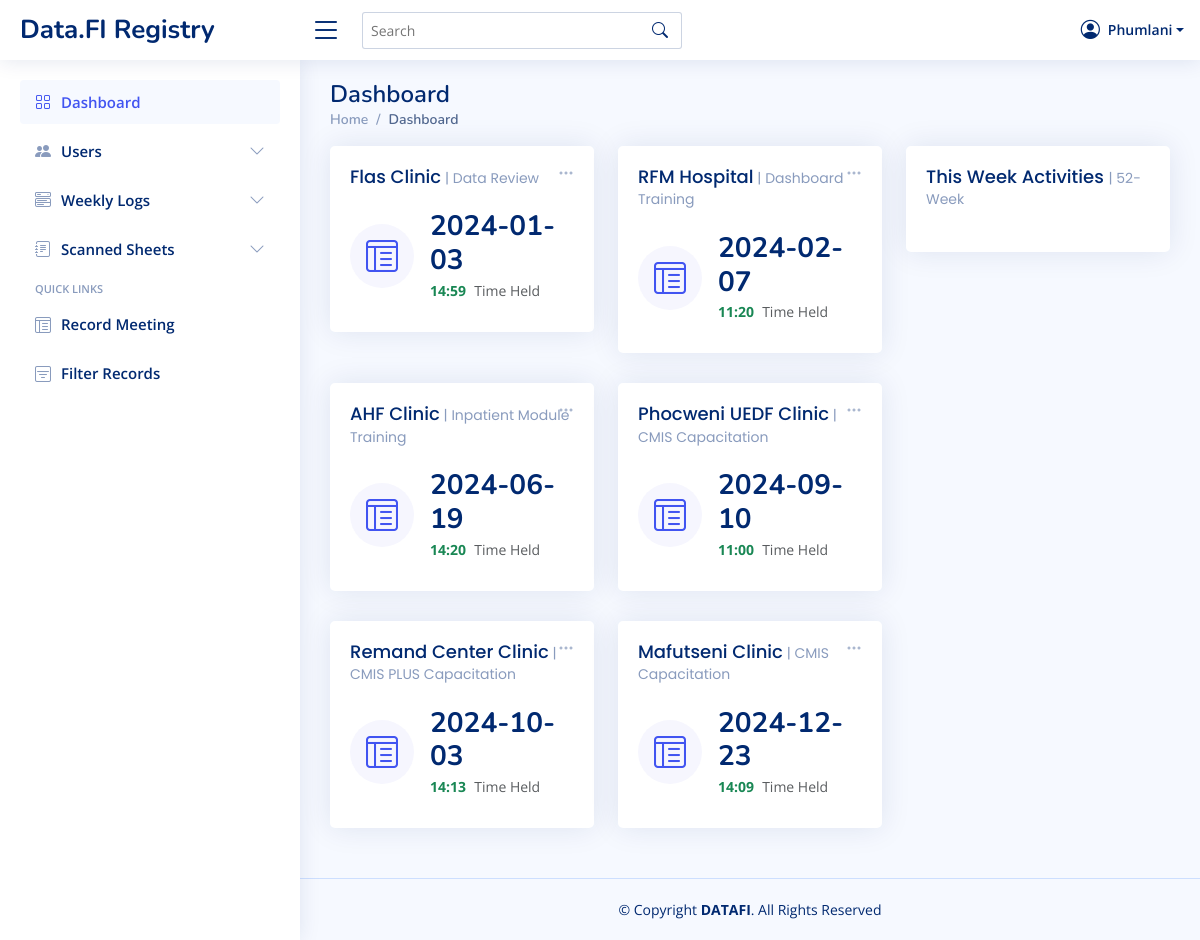
Page /home (signed in) on the committed database.
### app/models.py (models this page shows, shortened)
class Users(db.Model, UserMixin):
  id = db.Column(db.Integer, primary_key=True, autoincrement=True, nullable=False)
  username = db.Column(db.String(255),nullable=False)
  lastname = db.Column(db.String(255),nullable=False)
  password = db.Column(db.String(255),nullable=False)
  email = db.Column(db.String(255),nullable=False)
  role = db.Column(db.String(255),nullable=False)
  phone = db.Column(db.String(255),nullable=False)
  country = db.Column(db.String(255),nullable=False)
  company = db.Column(db.String(255),nullable=False)
  address = db.Column(db.String(255),nullable=False)

class Meetings(db.Model):
  facility_id = db.Column(db.Integer, primary_key=True, autoincrement=True, nullable=False)
  activity = db.Column(db.String(255), nullable=False)
  region = db.Column(db.String(255))
  venue = db.Column(db.String(255))
  date = db.Column(db.String(255),nullable=False)
  time = db.Column(db.String(255), nullable=False)
  facilitators = db.relationship('Facilitators', backref='facilitators', lazy=True)
  participants = db.relationship('Participants', backref='fields', lazy=True)

### app/views.py (the view)
@views.route('/home')
@login_required
def home():
  user = current_user
  current_week, week_days = get_current_week()
  week_schedule = getCurrentDate(current_week)
  year = datetime.datetime.now().year
  thisYear = datetime.datetime(year,6,30).strftime('%Y')
  meetings = Meetings.query.all()
  groupedMeetings = Meetings.query.group_by(Meetings.activity).all()
  healthFacilities = [
    'Flas Clinic','RFM Hospital','Mankayane Hospital','Mafutseni Clinic','Mpuluzi Clinic',
    'AHF Clinic','Hospice At Home','Remand Center Clinic','Phocweni UEDF Clinic','Gcina Garrison Clinic','Women & Men Health Care Clinic',
    'Wellness Center Clinic','Vuvulane Clinic','Vusweni Clinic','Vulamehlo Outreach Site','Tsaneni Clinic','Tobhoyi Clinic',
    'Tobhoyi Outreach Site','TLC-Mbabane Drop-In Center','TLC-Manzini Drop-In Center','TLC-Manzini Drop-In Center',
    'TLC-Miracle Campus Hospital','Tjedze Outreach Site','Tikhuba Clinic','St. Marys Clinic','St. Theresas Clinic','Sulutane Outreach Site',
    'Swaziland Hospice At Home','Tabankulu Estates Clinic','TASC Manzini','TB Center','Tfokotani Clinic',
    'The Children Center Of Excellence','Tholulwazi Outreach','Sisingeni Health Post','Siteki Nazarene Clinic',
    'Sithobela Health Center Wellness','Sitsatsaweni Nazarene Clinic','SOS Clinic (Ekutfokomeni Clinic)','SOS Clinic (Nhlangano)',
    'St. Augustine Outreach','St. Florence Clinic','St. Juliana Clinic','Sbovu Clinic (Mahlangatja)','Sdvokodvo Railway Outreach',
    'Sgangeni Clinic','Sigombeni Nazarene Clinic','Sgcineni Clinic','Sgombeni Red Cross Clinic','Sgombeni Red Cross Clinic',
    'Sihawu Community Clinic','Silele Red Cross Clinic','SimplyAid Medical Services','Sinceni Clinic',
    'Siphocosini Clinic','Siphofaneni Clinic','RFM-MNCH','RFM-NCD','RFM-Private OPD','RSP Clinic','S&P Health Care Center',
    'Salvation Army Clinic (Mbhuluzi)','Sappi Health Center','Satellite Clinic','Shewula Nazaren Clinic','Sibonginkhosi Medical Center',
    'Sibovini Outreach Site','Phunga Clinic','Phuzumoya Railway Outreach','PSI Manzini','Psychiatric Clinic',
    'Psychiatric Hospital National','Regional Mundi Clinic','Remand Prison','RFM-ART','Nyanyali Outreach Site','Nyonyane Clinic',
    'Nzongomane Outreach Site','Othandweni Outreach (Nhlangano)','Our Lady of Sorrows Clinic','Phunga Clinic',
    'Nhlangano Public Health Unit','Nhlangunjani Clinic','Nhlentjeni Clinic','Nkaba Clinic','Nkhalashane Community Clinic',
    'Nkomanzi Clinic','Nkonjwa Clinic','Nkoyoyo UEDF Clinic','Nkwene Clinic','Nsalitje Clinic','Nsingizini UEDF Clinic',
    'Ntfonjeni Clinic','Ngculwini Nazarene Clinic','Ntshanini Clinic','Ngomane Clinic','Ngoni Outreach Site','Ngonini (OSSU) Clinic',
    'Ngonini Estate Clinic','Ngowane Clinic','Ngwavuma UEDF Clinic','Nhlambeni Clinic','Nhlangano Correctional Clinic','Nhlangano H.C Wellness Clinic',
    'Nhlangano Health Center','National Baptist Mission Clinic','Ncabaneni Outreach Site','Ncangosini Outreach Site','Ndabeni Outreach Site','Ndlalane Outreach Site',
    'Ndvwabangeni Nazarene Clinic','Ndzevane Clinic','Ndzingeni Nazarene Clinic','New Haven Clinic','New Thulwane Clinic','New Village Nazarene Clinic','Ngcina Outreeach Site',
    'Ngculwini Nazarene Clinic','Mliba Nazarene Clinic','Mlindazwe UEDF Clinic','Mooihoek Outreach Site','Moti Clinic','Mpaka Railway Clinic','Mphabayi Outreach Site','Mpaka Railway Clinic',
    'Motshane Community Clinic','Mpolonjeni Clinic','Mshingishini Nazarene Clinic','Musi Clinic','Mzipha Outreach Site','Mzipha Outreach Site','National Baptist Mission Clinic','National Events',
    'Mbuluzi UEDF Clinic','Mdzimba UEDF Clinic','Mgababa Outreach Site','Mgazini Clinic','Mhlalweni Outreach','Mhlosheni Clinic','Mhlume Medical Services','Mkhitsini Clinic','Mkhiweni II Outreach Site',
    'Mkhulamini Clinic','Mlawula Railway Outreach','Mliiba Nazarene Clinic','Mawelawela Women Correctional Services Clinic','Mbangweni UEDF Clinic','Mbilaneni Outreach','Mbosi Outreach Site','Mbosi II Outreach',
    'Manzini Health Care','Manzini School Outreach Site','Manzini Town Council','Maphalaleni Clinic','Mashoobeni Clinic','Mathangeni Church Of Christ Clinic','Matsanjeni Wellness','Matsanjeni Health Public Health Unit',
    'Matsanjeni Health Center','Matsapha Central Prison','Matsapha Central Prison','Matsetsa Outreach','Mavalela Clinic','Mavuso Covid-19 Center','Mambane Clinic','Mampempeni Outreach','Mananga Clinic','Mandulo Outreach Site',
    'Mangcongco Clinic','Mangweni Clinic','Manhleka Outreach Site','Mankayane Correctional services Clinic','Mankayane Public Health Unit','Manyeveni Nazarene Clinic','Manzana Clinic','Manzini Government Hospital',
    'Manzini Government wellness Clinic','Manzini Health Care','Mahlandle Clinic','Mahwalala Red Cross Clinic','Malandzela Nazarene Clinic','Malindza Refugee Camp Clinic','Malkerns Family Life  Association','Malkerns Juvenile industrial School Clinic',
    'Malkerns Young Persons Correctional Institution','Mallmed Family Clinic','Maloma Colliery Clinic','Maloyi Clinic','Lubuli Clinic','Lulama Health Clinic','Lushikishini Clinic','Luve Clinic','Luyengo Clinic','Luyengo Students Clinic',
    'Magomba outreach site','Magubheleni Clinic','Maguga Clinic','Magwenya Outreach Site','Mahhoshe Oureach Site','KM III Clinic','Kudvumisa Foundation','Kwaluseni University Clinic','Lamvelase Clinic (Zombodze)','Lamvelase Help Center-AHF',
    'Letindze Outreach Site','Lobamba Clinic','Lomahasha Clinic','Lubane','Ikwezi joy Clinic','JCI (Mphelandzaba) Clinic','Jericho Clinic','Jikani Lambu Medical Center','KaMfishane Clinic','Kaphunga Nazarene Clinic','Ka-Zondwako Clinic',
    'Kholwane I outreach Site','Kholwane II outreach Site','Khuphuka Clinic','King Sobhuza II Health Unit','Hillside Clinic','Hlane clinic','Hope House Palliative Care Center','Horo Clinic','Gebeni Clinic','Gege Clinic','Gilgal Clinic','Giving Life Clinic','Good Shepherd Catholic Hospital Wellness Clinic',
    'Good Sheperd Hospital','Good Sheperd Public Health Center','Gucuka Clinic (formerly outreach site)','Herefords Community Clinic','Hhalane','Ezindwendweni Clinic','Family Care Clinic (Nhlangano)','FHI 360 Manzini','FTM Clinic','G.U Manzini (BLOSSOM)',
    'Gcina UEDF Clinic','Dwaleni Clinic','Dwalile Clinic','Dzakaseni Outreach Site','Ebemmezer Clinic','Ekufikeni Clinic','Ekumeni Outreach Site','Ekuphileni Clinic','Ekuphileni MVA Clinic','Emkhuzweni Health Center','Esweni Outreach Site','Etetsembisweni Clinic',
    'CMIS Events','Correctional Clinic (Bhalekane)','Correction College Staff Clinic','Criminal Lunatic Assylum Clinic','Diabeties Clinic','Dinga Outreach Site','Dr. B.B and R.S GAMA','Dr.Gazi Surgery','Dreamms Outreach Manzini','Dumako Outreach Site',
    'Dvokodvweni Outreach Site','Dvokolwako Health Center','Dvumbe Outreach','Bhudla Clinic','Big Bend Prison Clinic','Bulandzeni Clinic','Bulembu Clinic (Havelock)','Bulunga Nazarene Clinic','Business Center','Cabrini Ministries Health Care',' Cana Mission  Clinic',
    'Carers Corner Clinic',' Casualty Department','Central Medical Stores','Chakaza Emphilweni Clinic','Clicks Clinic Matsapha'
  ]
  sortedList = sorted(healthFacilities)
  return render_template('index.html',facilities=sortedList,meetings=meetings,group_meetings=groupedMeetings,weekSchedule=week_schedule, year=thisYear, week=current_week, days=week_days, user=user)

### app/Templates/index.html (shortened to what this page needs)
<!DOCTYPE html>
<html lang="en">
<head>
    <link href="../static/assets/vendor/bootstrap/css/bootstrap.min.css" rel="stylesheet">
    <link href="../static/assets/vendor/bootstrap-icons/bootstrap-icons.css" rel="stylesheet">
    <link href="../static/assets/vendor/boxicons/css/boxicons.min.css" rel="stylesheet">
    <link href="../static/assets/vendor/quill/quill.snow.css" rel="stylesheet">
    <link href="../static/assets/vendor/quill/quill.bubble.css" rel="stylesheet">
    <link href="../static/assets/vendor/remixicon/remixicon.css" rel="stylesheet">
    <link href="../static/assets/vendor/simple-datatables/style.css" rel="stylesheet">
    <link href="../static/assets/css/style.css" rel="stylesheet">
    <link href="../static/css/style.css" rel="stylesheet">
</head>
<body>
    <header id="header" class="header fixed-top d-flex align-items-center">
        <div class="d-flex align-items-center justify-content-between">
            <a href="/home" class="logo d-flex align-items-center">
                <span class="d-none d-lg-block">Data.FI Registry</span>
            </a>
            <i class="bi bi-list toggle-sidebar-btn"></i>
        </div>
        <div class="search-bar">
            <form class="search-form d-flex align-items-center" method="POST" action="#">
                <input type="text" name="query" placeholder="Search" title="Enter search keyword">
                <button type="submit" title="Search"><i class="bi bi-search"></i></button>
            </form>
        </div>
        <nav class="header-nav ms-auto">
            <ul class="d-flex align-items-center">
                <li class="nav-item dropdown pe-3">
                    <a class="nav-link nav-profile d-flex align-items-center pe-0" href="#" data-bs-toggle="dropdown">
                        <i class="bi bi-person-circle" style="font-size: larger;"></i>
                        <span class="d-none d-md-block dropdown-toggle ps-2">{{user.username}}</span>
                    </a>
                </li>
            </ul>
        </nav>
    </header>
    <aside id="sidebar" class="sidebar">
        <ul class="sidebar-nav" id="sidebar-nav">
            <li class="nav-item">
                <a class="nav-link " href="/home">
                    <i class="bi bi-grid"></i>
                    <span>Dashboard</span>
                </a>
            </li>
            <li class="nav-item">
                <a class="nav-link collapsed" data-bs-target="#tables-nav" data-bs-toggle="collapse" href="#">
                    <i class="bi bi-people-fill" style="font-size: 1rem;"></i><span>Users</span><i
                        class="bi bi-chevron-down ms-auto"></i>
                </a>
            </li>
            <li class="nav-item">
                <a class="nav-link collapsed" data-bs-target="#components-nav" data-bs-toggle="collapse" href="#">
                    <i class="bi bi-menu-button-wide"></i><span>Weekly Logs</span><i
                        class="bi bi-chevron-down ms-auto"></i>
                </a>
            </li>
            <li class="nav-item">
                <a class="nav-link collapsed" data-bs-target="#forms-nav" data-bs-toggle="collapse" href="#">
                    <i class="bi bi-journal-text"></i><span>Scanned Sheets</span><i
                        class="bi bi-chevron-down ms-auto"></i>
                </a>
            </li>
            <li class="nav-heading">Quick Links</li>
            <li class="nav-item" id="record-meeting">
                <a class="nav-link collapsed" href="#">
                    <i class="bi bi-layout-text-window-reverse"></i><span>Record Meeting</span>
                </a>
            </li>
            <li id="filter-meeting" class="nav-item">
                <a class="nav-link collapsed" href="#">
                    <i class="bi bi-filter-square"></i>
                    <span>Filter Records</span>
                </a>
            </li>
        </ul>
    </aside>
    <main id="main" class="main">
        {% block pagetitle %}
        <div class="pagetitle">
            <h1>Dashboard</h1>
            <nav>
                <ol class="breadcrumb">
                    <li class="breadcrumb-item"><a href="/home">Home</a></li>
                    <li class="breadcrumb-item active">Dashboard</li>
                </ol>
            </nav>
        </div>
        {% endblock %}
        <section class="section dashboard">
            <div class="row">
                {% block content %}
                <div class="col-lg-8" id="col-lg-8">
                    <div class="row">
                        {% for meeting in meetings %}
                        <div class="col-xxl-4 col-md-6">
                            <div class="card info-card sales-card">
                                <div class="filter">
                                    <a class="icon" href="#" data-bs-toggle="dropdown"><i
                                            class="bi bi-three-dots"></i></a>
                                </div>
                                <div class="card-body">
                                    <h5 class="card-title">{{meeting.venue}}<span> | {{meeting.activity}}</span></h5>
                                    <div class="d-flex align-items-center">
                                        <div
                                            class="card-icon rounded-circle d-flex align-items-center justify-content-center">
                                            <i class="bi bi-layout-text-window-reverse"></i>
                                        </div>
                                        <div class="ps-3">
                                            <h6>{{meeting.date}}</h6>
                                            <span class="text-success small pt-1 fw-bold">{{meeting.time}}</span> <span
                                                class="text-muted small pt-2 ps-1">Time Held</span>
                                        </div>
                                    </div>
                                </div>
                            </div>
                        </div>
                        {% endfor %}
                    </div>
                </div>
                <div class="col-lg-4" id="col-lg-4">
                    <div class="card">
                        <div class="card-body">
                            <h5 class="card-title">This Week Activities <span>| {{week}}-Week</span></h5>
                        </div>
                    </div>
                </div>
                {% endblock %}
            </div>
        </section>
    </main>
    <footer id="footer" class="footer">
        <div class="copyright">
            &copy; Copyright <strong><span>DATAFI</span></strong>. All Rights Reserved
        </div>
    </footer>
</body>
</html>

### rows in the picture
Users: username "Phumlani"
Meetings: venue "Flas Clinic", activity "Data Review", date "2024-01-03", time "14:59"
Meetings: venue "RFM Hospital", activity "Dashboard Training", date "2024-02-07", time "11:20"
Meetings: venue "AHF Clinic", activity "Inpatient Module Training", date "2024-06-19", time "14:20"
Meetings: venue "Phocweni UEDF Clinic", activity "CMIS Capacitation", date "2024-09-10", time "11:00"
Meetings: venue "Remand Center Clinic", activity "CMIS PLUS Capacitation", date "2024-10-03", time "14:13"
Meetings: venue "Mafutseni Clinic", activity "CMIS Capacitation", date "2024-12-23", time "14:09"

### other values in the picture
{{ week }} "52"
